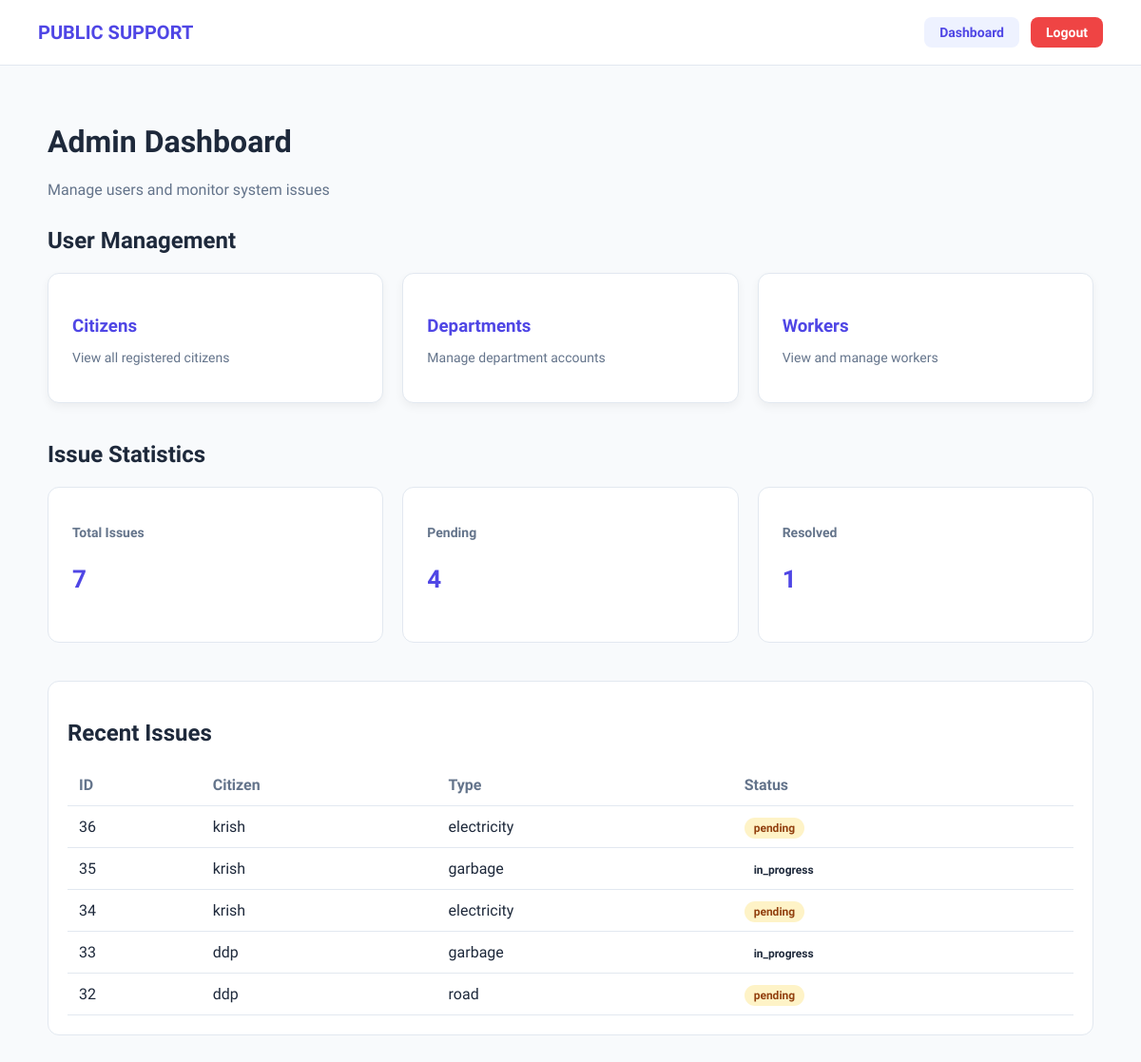
The page /admin_dashboard/ (signed in) on the database its author committed.
### reports/models.py (models this page shows, shortened)
class Issue(models.Model):
    ISSUE_TYPES = [
        ('road', 'Road Problem'),
        ('water', 'Water Supply'),
        ('electricity', 'Electricity'),
        ('garbage', 'Garbage'),
    ]
    STATUS_CHOICES = [
        ('pending', 'Pending'),
        ('in_progress', 'In Progress'),
        ('resolved', 'Resolved'),
    ]
    citizen = models.ForeignKey(User, on_delete=models.CASCADE)
    worker = models.ForeignKey(
        User,
        on_delete=models.SET_NULL,
        null=True,
        blank=True,
        related_name='assigned_worker'
    )
    description = models.TextField()
    issue_type = models.CharField(max_length=50, choices=ISSUE_TYPES)
    location = models.CharField(max_length=255)
    image = models.ImageField(upload_to='issues/', blank=True, null=True)
    status = models.CharField(max_length=20, choices=STATUS_CHOICES, default='pending')
    is_escalated = models.BooleanField(default=False)
    deadline = models.DateTimeField(null=True, blank=True)
    created_at = models.DateTimeField(auto_now_add=True)

### frontend/views.py (the view)
# urls.py: path('admin_dashboard/', views.admin_dashboard, name='admin_dashboard'),
@login_required
def admin_dashboard(request):
    total_users = User.objects.count()
    total_issues = Issue.objects.count()
    pending = Issue.objects.filter(status='pending').count()
    resolved = Issue.objects.filter(status='resolved').count()
    recent_issues = Issue.objects.order_by('-created_at')[:5]
    context = {
        "total_users": total_users,
        "total_issues": total_issues,
        "pending": pending,
        "resolved": resolved,
        "recent_issues": recent_issues
    }
    return render(request, "frontend/admin_dashboard.html", context)

### frontend/templates/frontend/admin_dashboard.html (shortened to what this page needs)
{% load static %}
<!DOCTYPE html>
<html lang="en">
<head>
<link rel="stylesheet" href="{% static 'css/admin_dashboard.css' %}">
</head>
<body>
<nav class="navbar">
<div class="logo">
PUBLIC SUPPORT
</div>
<div class="nav-buttons">
<a href="{% url 'admin_dashboard' %}" class="nav-btn dashboard-btn">
Dashboard
</a>
<a href="{% url 'logout' %}" class="nav-btn logout-btn">
Logout
</a>
</div>
</nav>
<div class="dashboard-container">
<header class="dashboard-header">
<h1>Admin Dashboard</h1>
<p>Manage users and monitor system issues</p>
</header>
<h2 class="section-title">User Management</h2>
<div class="user-grid">
<a href="{% url 'citizen_list' %}" class="user-card">
<h3>Citizens</h3>
<p>View all registered citizens</p>
</a>
<a href="{% url 'department_list' %}" class="user-card">
<h3>Departments</h3>
<p>Manage department accounts</p>
</a>
<a href="{% url 'worker_list' %}" class="user-card">
<h3>Workers</h3>
<p>View and manage workers</p>
</a>
</div>
<h2 class="section-title">Issue Statistics</h2>
<div class="stats-grid">
<div class="stat-card">
<h3>Total Issues</h3>
<p>{{ total_issues }}</p>
</div>
<div class="stat-card">
<h3>Pending</h3>
<p>{{ pending }}</p>
</div>
<div class="stat-card">
<h3>Resolved</h3>
<p>{{ resolved }}</p>
</div>
</div>
<div class="table-wrapper">
<h2>Recent Issues</h2>
<table class="issue-table">
<thead>
<tr>
<th>ID</th>
<th>Citizen</th>
<th>Type</th>
<th>Status</th>
</tr>
</thead>
<tbody>
{% for issue in recent_issues %}
<tr>
<td>{{ issue.id }}</td>
<td>{{ issue.citizen.username }}</td>
<td>{{ issue.issue_type }}</td>
<td>
<span class="status {{ issue.status }}">
{{ issue.status }}
</span>
</td>
</tr>
{% empty %}
<tr>
<td colspan="4" class="no-data">
No issues reported
</td>
</tr>
{% endfor %}
</tbody>
</table>
</div>
</div>
</body>
</html>

### static/css/admin_dashboard.css (style rules this page uses)
:root { --bg:#f8fafc; --card:#ffffff; --primary:#4f46e5; --danger:#ef4444; --text:#1e293b; --muted:#64748b; --border:#e2e8f0; }
body { margin:0; font-family:'Plus Jakarta Sans',sans-serif; background:var(--bg); color:var(--text); }
.navbar { display:flex; justify-content:space-between; align-items:center; padding:18px 40px; background:white; border-bottom:1px solid var(--border); }
.logo { font-size:20px; font-weight:700; color:var(--primary); }
.nav-buttons { display:flex; gap:12px; }
.nav-btn { text-decoration:none; padding:8px 16px; border-radius:8px; font-weight:600; font-size:14px; }
.dashboard-btn { background:#eef2ff; color:var(--primary); }
.logout-btn { background:var(--danger); color:white; }
.dashboard-container { max-width:1100px; margin:auto; padding:40px; }
.dashboard-header p { color:var(--muted); margin-bottom:30px; }
.section-title { margin-top:30px; margin-bottom:20px; }
.user-grid { display:grid; grid-template-columns:repeat(auto-fit,minmax(200px,1fr)); gap:20px; margin-bottom:40px; }
.user-card { background:var(--card); padding:25px; border-radius:12px; border:1px solid var(--border); text-decoration:none; color:var(--text); box-shadow:0 4px 10px rgba(0,0,0,0.05); transition:0.2s; }
.user-card h3 { margin-bottom:8px; color:var(--primary); }
.user-card p { font-size:14px; color:var(--muted); }
.stats-grid { display:grid; grid-template-columns:repeat(auto-fit,minmax(200px,1fr)); gap:20px; margin-bottom:40px; }
.stat-card { background:white; padding:25px; border-radius:12px; border:1px solid var(--border); }
.stat-card h3 { font-size:14px; color:var(--muted); }
.stat-card p { font-size:26px; font-weight:700; color:var(--primary); }
.table-wrapper { background:white; padding:20px; border-radius:12px; border:1px solid var(--border); }
.issue-table { width:100%; border-collapse:collapse; }
.issue-table th { text-align:left; padding:12px; border-bottom:1px solid var(--border); color:var(--muted); }
.issue-table td { padding:12px; border-bottom:1px solid var(--border); }
.status { padding:4px 10px; border-radius:20px; font-size:12px; font-weight:600; }
.status.pending { background:#fef3c7; color:#92400e; }

### rows shown on the page
Issue: id "36", citizen.username "krish", issue_type "electricity", status "pending"
Issue: id "35", citizen.username "krish", issue_type "garbage", status "in_progress"
Issue: id "34", citizen.username "krish", issue_type "electricity", status "pending"
Issue: id "33", citizen.username "ddp", issue_type "garbage", status "in_progress"
Issue: id "32", citizen.username "ddp", issue_type "road", status "pending"

### other values the page prints
{{ total_issues }} "7"
{{ pending }} "4"
{{ resolved }} "1"
